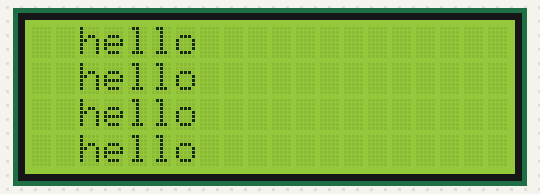
A sketch run on a simulated Arduino Uno, built with avr-gcc and run on an emulated ATmega328P. Shown: 20×4 character LCD.

Above: at 0.1 s.
At 14.2 s:
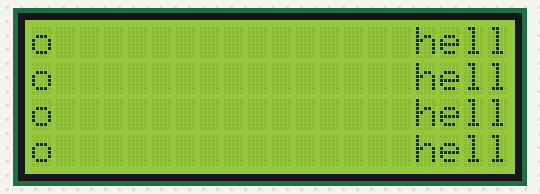
At 15.2 s:
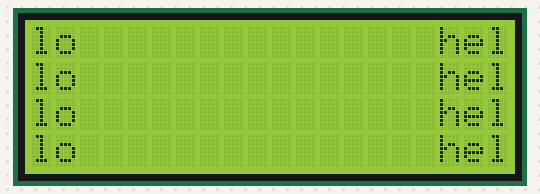
At 17.2 s:
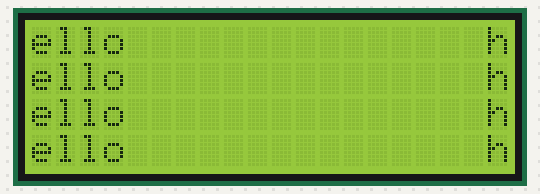
At 20.2 s:
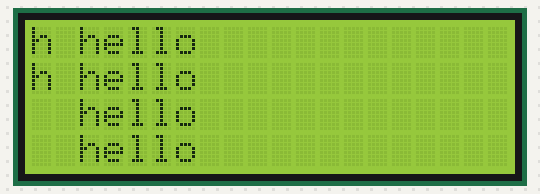
At 38.3 s:
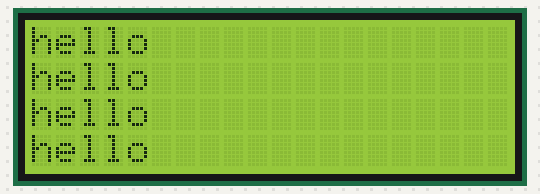

Measured:
- what the display in image 1 shows lasts 1.0 s, from 14.1 s to 15.1 s

The sketch:

moving_display.ino
```cpp
 #include<LiquidCrystal.h>
 LiquidCrystal LCD(10,9,5,4,3,2);
 int i,j,k,l,m,n,o,p;

 void setup() {
  // put your setup code here, to run once:
  LCD.begin(20,4);
}

void loop() {
  // put your main code here, to run repeatedly:
  for(i=1;i<=20;i=i+1) {
  LCD.setCursor(i,0);
  LCD.print(" hello");
  LCD.setCursor(i,1);
  LCD.print(" hello");
  LCD.setCursor(i,2);
  LCD.print(" hello");
  LCD.setCursor(i,3);
  LCD.print(" hello");
  delay(1000);
  }
}
```
